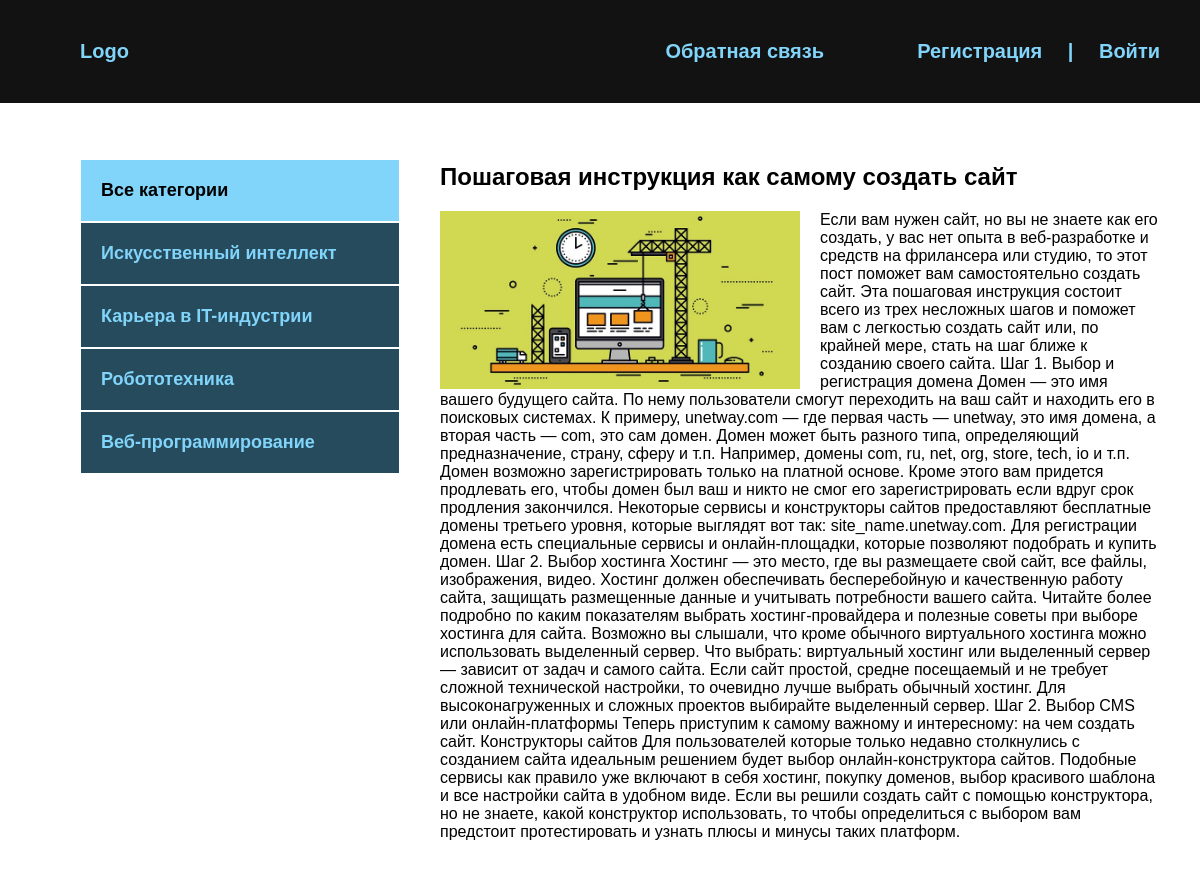
The page /post/poshagovaya-instrukciya-kak-samomu-sozdat-sajt/ on the database its author committed.
### blog/models.py (models this page shows, shortened)
class Category(models.Model):
    name = models.CharField(max_length=255, blank=True, verbose_name='Категория')
    slug = models.SlugField(max_length=255, unique=True, blank=True, verbose_name='URL')
    def get_absolute_url(self):
        return reverse('category', kwargs={'cat_slug': self.slug})
    class Meta:
        verbose_name = 'Категорию'
        verbose_name_plural = 'Категории'

class Blog(models.Model):
    title = models.CharField(max_length=255, verbose_name='Название')
    slug = models.SlugField(max_length=255, unique=True, verbose_name='URL')
    content = models.TextField(blank=True, verbose_name='Контент')
    photo = models.ImageField(upload_to='photos/%Y/%m/%d/', blank=True, verbose_name='Фото')
    time_created = models.DateTimeField(auto_now_add=True, blank=True, verbose_name='Дата публикации')
    time_update = models.DateTimeField(auto_now=True, blank=True, verbose_name='Дата обновления')
    is_published = models.BooleanField(default=True, blank=True, verbose_name='Опубликовано')
    cat = models.ForeignKey('Category', on_delete=models.PROTECT, blank=True, verbose_name='Категория')
    def __str__(self):
        return self.title
    class Meta:
        verbose_name = 'Новость'
        verbose_name_plural = 'Новости'
        ordering = ['-time_created']

### blog/views.py (the view)
# urls.py: path('post/<slug:post_slug>/', ShowPost.as_view(), name='post'),
class ShowPost(DataMixin, DetailView):
    model = Blog
    template_name = 'blog/post.html'
    slug_url_kwarg = 'post_slug'
    context_object_name = 'post'
    def get_context_data(self, *, object_list=None, **kwargs):
        context = super().get_context_data(**kwargs)
        c_def = self.get_user_context(title=context['post'])
        return dict(list(context.items()) + list(c_def.items()))

### blog/utils.py (called while the page is built)
    def get_user_context(self, **kwargs):
        context = kwargs
        cats = Category.objects.annotate(Count('blog'))
        user_menu = menu.copy()
        if not self.request.user.is_authenticated:
            user_menu.pop(0)
        context['menu'] = user_menu
        context['cats'] = cats
        if 'cat_selected' not in context:
            context['cat_selected'] = 0
        return context

### blog/templates/blog/post.html
{% extends 'blog/base.html' %}
{% block content %}
<div class="post">
    <h2>{{ post.title }}</h2>
    {% if post.photo %}
    <img src="{{post.photo.url}}" alt="" class="image">
    {% endif %}
    {{ post.content|safe }}
</div>
{% endblock %}

### blog/templates/blog/base.html (shortened to what this page needs)
<!DOCTYPE html>
{% load static %}
{% load blog_tags %}
<html lang="en">
<head>
    <link rel="stylesheet" href="{% static 'css/style.css' %}">
</head>
<body>
<div class="header">
    <div class="wrap">
        <ul class="main_menu">
            <li class="logo"><a href="{% url 'index' %}">Logo</a></li>
            {% for m in menu %}
            <li class="last"><a href="{% url m.url_name %}">{{ m.title }}</a></li>
            {% endfor %}
            {% if request.user.is_authenticated %}
                <li class="last">{{ user.username }} | <a href="{% url 'logout' %}">Выйти</a></li>
            {% else %}
                <li class="last"><a href="{% url 'register' %}">Регистрация</a> | <a href="{% url 'login' %}">Войти</a></li>
            {% endif %}
        </ul>
    </div>
</div>
    <div class="content">
        <div class="wrap">
            <div class="sidebar">
                <ul>
                    {% if cat_selected == 0 %}
                        <li class="selected">Все категории</li>
                    {% else %}
                        <li><a href="{% url 'index' %}">Все категории</a></li>
                    {% endif %}
                    {% for c in cats %}
                    {% if c.blog__count > 0 %}
                    {% if c.pk == cat_selected %}
                    <li class="selected">
                        {{ c.name }}
                    </li>
                    {% else %}
                    <li>
                        <a href="{{ c.get_absolute_url }}">{{ c.name }}</a>
                    </li>
                    {% endif %}
                    {% endif %}
                    {% endfor %}
                </ul>
            </div>
            <div class="main">
                {% block content %}
                {% endblock %}
            </div>
        </div>
    </div>
</body>
</html>

### blog/static/css/style.css (style rules this page uses)
body { margin: 0; padding: 0; background: #264b5d; font-family: Verdana, Geneva, Tahoma, sans-serif; }
.wrap { max-width: 1200px; margin: 0 auto; }
.content .wrap { background: #fff; padding: 40px; box-sizing: border-box; display: flex; }
ul { list-style: none; }
a { color: #81d4fa; text-decoration: none; padding: 20px; }
.header { background: #121212; padding: 20px; }
.main_menu { display: flex; align-items: center; font-size: 20px; font-weight: bold; justify-content: space-between; }
.logo { flex-basis: 40%; }
.last { flex-basis: 30%; text-align: right; color: #81d4fa; }
.sidebar ul { width: 320px; margin-right: 40px; }
.sidebar a { padding: 20px; display: block; border: 1px solid #fff; background: #264b5d; font-weight: bold; font-size: 18px; }
.selected { font-size: 18px; padding: 20px; border: 1px solid #fff; font-weight: bold; background: #81d4fa; }
.image { float: left; margin-right: 20px; max-width: 50%; }
.post { font-size: 16px; }
.last a { display: inline; }

### rows shown on the page
Category: name "Искусственный интеллект"
Category: name "Карьера в IT-индустрии"
Category: name "Робототехника"
Category: name "Веб-программирование"
Blog: title "Пошаговая инструкция как самому создать сайт", photo (picture), content "Если вам нужен сайт, но вы не знаете как его создать, у вас нет опыта в веб-разработке и средств на фрилансера или студию, то этот пост поможет вам самостоятельно создать сайт. Эта пошаговая инструкция состоит всего из трех несложных шагов и поможет вам с легкостью создать сайт или, по крайней мере, стать на шаг ближе к созданию своего сайта. Шаг 1. Выбор и регистрация домена Домен — это имя вашего будущего сайта. По нему пользователи смогут переходить на ваш сайт и находить его в поисковых системах. К примеру, unetway.com — где первая часть — unetway, это имя домена, а вторая часть — com, это сам домен. Домен может быть разного типа, определяющий предназначение, страну, сферу и т.п.…"

### other values the page prints
{{ m.title }} "Обратная связь"
